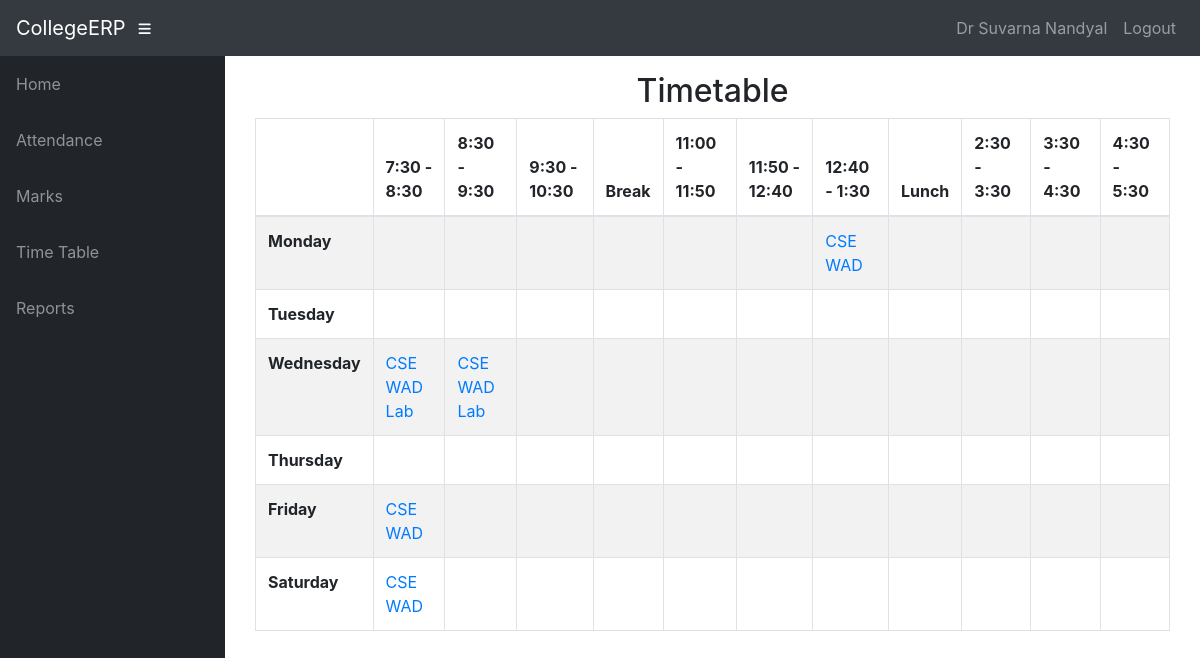
Screenshot of /info/teacher/NM/t_timetable/ (signed in) with the database file from the repository.
### info/models.py (models this page shows, shortened)
class User(AbstractUser):
    @property
    def is_student(self):
        if hasattr(self, 'student'):
            return True
        return False
    @property
    def is_teacher(self):
        if hasattr(self, 'teacher'):
            return True
        return False

class Teacher(models.Model):
    user = models.OneToOneField(User, on_delete=models.CASCADE, null=True)
    id = models.CharField(primary_key=True, max_length=100)
    dept = models.ForeignKey(Dept, on_delete=models.CASCADE, default=1)
    name = models.CharField(max_length=100)
    sex = models.CharField(max_length=50, choices=sex_choice, default='Male')
    DOB = models.DateField(default='1980-01-01')

class AssignTime(models.Model):
    assign = models.ForeignKey(Assign, on_delete=models.CASCADE)
    period = models.CharField(max_length=50, choices=time_slots, default='11:00 - 11:50')
    day = models.CharField(max_length=15, choices=DAYS_OF_WEEK)

class Assign(models.Model):
    class_id = models.ForeignKey(Class, on_delete=models.CASCADE)
    course = models.ForeignKey(Course, on_delete=models.CASCADE)
    teacher = models.ForeignKey(Teacher, on_delete=models.CASCADE)
    class Meta:
        unique_together = (('course', 'class_id', 'teacher'),)

class Course(models.Model):
    dept = models.ForeignKey(Dept, on_delete=models.CASCADE)
    id = models.CharField(primary_key='True', max_length=50)
    name = models.CharField(max_length=50)
    shortname = models.CharField(max_length=50, default='X')

### info/views.py (the view)
# urls.py: path('teacher/<slug:teacher_id>/t_timetable/', views.t_timetable, name='t_timetable'),
@login_required()
def t_timetable(request, teacher_id):
    asst = AssignTime.objects.filter(assign__teacher_id=teacher_id)
    class_matrix = [[True for i in range(12)] for j in range(6)]
    for i, d in enumerate(DAYS_OF_WEEK):
        t = 0
        for j in range(12):
            if j == 0:
                class_matrix[i][0] = d[0]
                continue
            if j == 4 or j == 8:
                continue
            try:
                a = asst.get(period=time_slots[t][0], day=d[0])
                class_matrix[i][j] = a
            except AssignTime.DoesNotExist:
                pass
            t += 1
    context = {
        'class_matrix': class_matrix,
    }
    return render(request, 'info/t_timetable.html', context)

### info/templates/info/t_timetable.html
{% extends 'info/base.html' %}
    {% block content %}
    <div class="container">
        <div class="container">
            <div class="row">
                <div class="col-md-12">
                    <h2 class="text-center">
                        Timetable
                    </h2>
                </div>
                <div id="no-more-tables">
                     <div class="table-responsive">
                        <table class="col-sm-12 table table-bordered table-striped table- cf " id="dataTable" width="100%" cellspacing="0">
                            <thead class="cf">
                                <tr>
                                    <th>      </th>
                                    <th>7:30 - 8:30</th>
                                    <th>8:30 - 9:30</th>
                                    <th>9:30 - 10:30</th>
                                    <th>Break</th>
                                    <th>11:00 - 11:50</th>
                                    <th>11:50 - 12:40</th>
                                    <th>12:40 - 1:30</th>
                                    <th>Lunch</th>
                                    <th>2:30 - 3:30</th>
                                    <th>3:30 - 4:30</th>
                                    <th>4:30 - 5:30</th>
                                </tr>
                            </thead>
                            <tbody>
                                {% for i in class_matrix %}
                                <tr>
                                    {% for j in i %}
                                        {% if forloop.counter == 1 %}
                                            <td><b>{{ j }}</b></td>
                                        {% elif j == True %}
                                            <td></td>
                                        {% else %}
                                            <td><a href="{% url 'free_teachers' j.id %}"
                                                    onclick="window.open('{% url 'free_teachers' j.id %}',
                                                                         'newwindow',
                                                                         'width=600,height=400');
                                                              return false;">{{ j.assign.class_id_id }} {{ j.assign.course.shortname }}</a>
                                            </td>
                                        {% endif %}
                                    {% endfor %}
                                </tr>
                                {% endfor %}
                            </tbody>
                        </table>
                     </div>
                </div>
            </div>
        </div>
    </div>
    {% endblock %}

### info/templates/info/base.html (shortened to what this page needs)
<!DOCTYPE html>
<html lang="en">
  <head>
      {% load static %}
    <link href="{% static '/info/bootstrap/vendor/bootstrap/css/bootstrap.min.css' %}" rel="stylesheet">
    <link href="{% static '/info/bootstrap/vendor/fontawesome-free/css/all.min.css' %}" rel="stylesheet" type="text/css">
    <link href="{% static '/info/bootstrap/vendor/datatables/dataTables.bootstrap4.css' %}" rel="stylesheet">
    <link href="{% static '/info/bootstrap/css/sb-admin.css' %}" rel="stylesheet">
  </head>
  <body id="page-top">
    <nav class="navbar navbar-expand navbar-dark bg-dark static-top">
      <a class="navbar-brand mr-1" href="{% url 'index' %}">CollegeERP</a>
      <button class="btn btn-link btn-sm text-white order-1 order-sm-0" id="sidebarToggle" href="#">
        <i class="fas fa-bars"></i>
      </button>
        <div class="collapse navbar-collapse" id="navbarResponsive">
          <ul class="navbar-nav ml-auto">
            <li class="nav-item">
                {% if request.user.is_student %}
                    <a class="nav-link text-capitalize">{{ request.user.student.name }}</a>
                {% elif request.user.is_teacher %}
                    <a class="nav-link text-capitalize">{{ request.user.teacher.name }}</a>
                {% endif %}
            </li>
            <li class="nav-item">
                <a class="nav-link" href="#" data-toggle="modal" data-target="#logoutModal">Logout</a>
            </li>
          </ul>
        </div>
    </nav>
    <div id="wrapper">
      <ul class="sidebar navbar-nav">
            <li class="nav-item">
              <a class="nav-link" href="{% url 'index' %}">
                <span>Home</span>
              </a>
            </li>
        {% if request.user.is_student %}
            <li class="nav-item">
              <a class="nav-link" href="{% url 'attendance' request.user.student.USN %}">
                <span>Attendance</span>
              </a>
            </li>
            <li class="nav-item">
              <a class="nav-link" href="{% url 'attendance' request.user.student.USN %}">
                <span>Attendance By Subject</span>
              </a>
            </li>
            <li class="nav-item">
              <a class="nav-link" href="{% url 'marks_list' request.user.student.USN %}">
                <span>Marks</span>
              </a>
            </li>
              <li class="nav-item">
              <a class="nav-link" href="{% url 'timetable' request.user.student.class_id_id %}">
                <span>Time Table</span>
              </a>
            </li>
        {% elif request.user.is_teacher %}
            <li class="nav-item">
              <a class="nav-link" href="{% url 't_clas' request.user.teacher.id 1 %}">
                <span>Attendance</span>
              </a>
            </li>
            <li class="nav-item">
              <a class="nav-link" href="{% url 't_clas' request.user.teacher.id 2 %}">
                <span>Marks</span>
              </a>
            </li>
              <li class="nav-item">
              <a class="nav-link" href="{% url 't_timetable' request.user.teacher.id %}">
                <span>Time Table</span>
              </a>
            </li>
            <li class="nav-item">
              <a class="nav-link" href="{% url 't_clas' request.user.teacher.id 3 %}">
                <span>Reports</span>
              </a>
            </li>
        {% endif %}
      </ul>
      <div id="content-wrapper">
        <div class="container-fluid">
            {% block content %}
            {% endblock %}
        </div>
      </div>
    </div>
  </body>
</html>

### rows the page displays
User: user.teacher.name "Dr Suvarna Nandyal"
AssignTime: i "Monday", assign.class_id_id "CSE", assign.course.shortname "WAD"
AssignTime: i "Wednesday", assign.class_id_id "CSE", assign.course.shortname "WAD Lab"
AssignTime: assign.class_id_id "CSE", assign.course.shortname "WAD Lab"
AssignTime: i "Friday", assign.class_id_id "CSE", assign.course.shortname "WAD"
AssignTime: i "Saturday", assign.class_id_id "CSE", assign.course.shortname "WAD"

### other values shown
{{ j }} "Tuesday" "Thursday"
